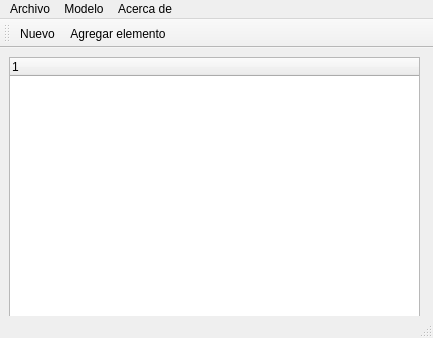
<?xml version="1.0" encoding="UTF-8"?>
<ui version="4.0">
 <class>MainWindow</class>
 <widget class="QMainWindow" name="MainWindow">
  <property name="geometry">
   <rect>
    <x>0</x>
    <y>0</y>
    <width>433</width>
    <height>338</height>
   </rect>
  </property>
  <property name="sizePolicy">
   <sizepolicy hsizetype="Maximum" vsizetype="Maximum">
    <horstretch>0</horstretch>
    <verstretch>0</verstretch>
   </sizepolicy>
  </property>
  <property name="sizeIncrement">
   <size>
    <width>1</width>
    <height>1</height>
   </size>
  </property>
  <property name="windowTitle">
   <string>Bussines Model Optimization</string>
  </property>
  <property name="autoFillBackground">
   <bool>true</bool>
  </property>
  <property name="dockNestingEnabled">
   <bool>true</bool>
  </property>
  <widget class="QWidget" name="centralWidget">
   <property name="maximumSize">
    <size>
     <width>420</width>
     <height>271</height>
    </size>
   </property>
   <widget class="QTreeWidget" name="treeWidget">
    <property name="geometry">
     <rect>
      <x>9</x>
      <y>9</y>
      <width>411</width>
      <height>261</height>
     </rect>
    </property>
    <property name="sizePolicy">
     <sizepolicy hsizetype="Fixed" vsizetype="Fixed">
      <horstretch>0</horstretch>
      <verstretch>0</verstretch>
     </sizepolicy>
    </property>
    <property name="maximumSize">
     <size>
      <width>16777215</width>
      <height>16777215</height>
     </size>
    </property>
    <property name="sizeIncrement">
     <size>
      <width>1</width>
      <height>1</height>
     </size>
    </property>
    <property name="columnCount">
     <number>1</number>
    </property>
    <column>
     <property name="text">
      <string notr="true">1</string>
     </property>
    </column>
   </widget>
  </widget>
  <widget class="QMenuBar" name="menuBar">
   <property name="geometry">
    <rect>
     <x>0</x>
     <y>0</y>
     <width>433</width>
     <height>21</height>
    </rect>
   </property>
   <widget class="QMenu" name="menuArchivo">
    <property name="title">
     <string>Archivo</string>
    </property>
    <addaction name="actionNuevo"/>
    <addaction name="actionAbrir"/>
    <addaction name="actionGuardar"/>
    <addaction name="actionCerrar"/>
   </widget>
   <widget class="QMenu" name="menuModelo">
    <property name="title">
     <string>Modelo</string>
    </property>
    <addaction name="actionEditar_Modelo"/>
    <addaction name="actionAgregar_elemento"/>
    <addaction name="actionOptimizar"/>
   </widget>
   <widget class="QMenu" name="menuAcerca_de">
    <property name="title">
     <string>Acerca de</string>
    </property>
    <addaction name="actionAcerca_de"/>
    <addaction name="actionAyuda"/>
   </widget>
   <addaction name="menuArchivo"/>
   <addaction name="menuModelo"/>
   <addaction name="menuAcerca_de"/>
  </widget>
  <widget class="QToolBar" name="mainToolBar">
   <property name="enabled">
    <bool>true</bool>
   </property>
   <property name="floatable">
    <bool>true</bool>
   </property>
   <attribute name="toolBarArea">
    <enum>TopToolBarArea</enum>
   </attribute>
   <attribute name="toolBarBreak">
    <bool>false</bool>
   </attribute>
   <addaction name="actionNuevo"/>
   <addaction name="actionAgregar_elemento"/>
  </widget>
  <widget class="QStatusBar" name="statusBar"/>
  <action name="actionNuevo">
   <property name="text">
    <string>Nuevo</string>
   </property>
  </action>
  <action name="actionAbrir">
   <property name="text">
    <string>Abrir</string>
   </property>
  </action>
  <action name="actionGuardar">
   <property name="text">
    <string>Guardar</string>
   </property>
  </action>
  <action name="actionAgregar_elemento">
   <property name="text">
    <string>Agregar elemento</string>
   </property>
  </action>
  <action name="actionOptimizar">
   <property name="text">
    <string>Optimizar</string>
   </property>
  </action>
  <action name="actionEditar_Modelo">
   <property name="text">
    <string>Editar Modelo</string>
   </property>
  </action>
  <action name="actionAcerca_de">
   <property name="text">
    <string>Acerca de</string>
   </property>
  </action>
  <action name="actionCerrar">
   <property name="text">
    <string>Cerrar</string>
   </property>
  </action>
  <action name="actionAyuda">
   <property name="text">
    <string>Ayuda</string>
   </property>
  </action>
 </widget>
 <layoutdefault spacing="6" margin="11"/>
 <resources/>
 <connections/>
</ui>
